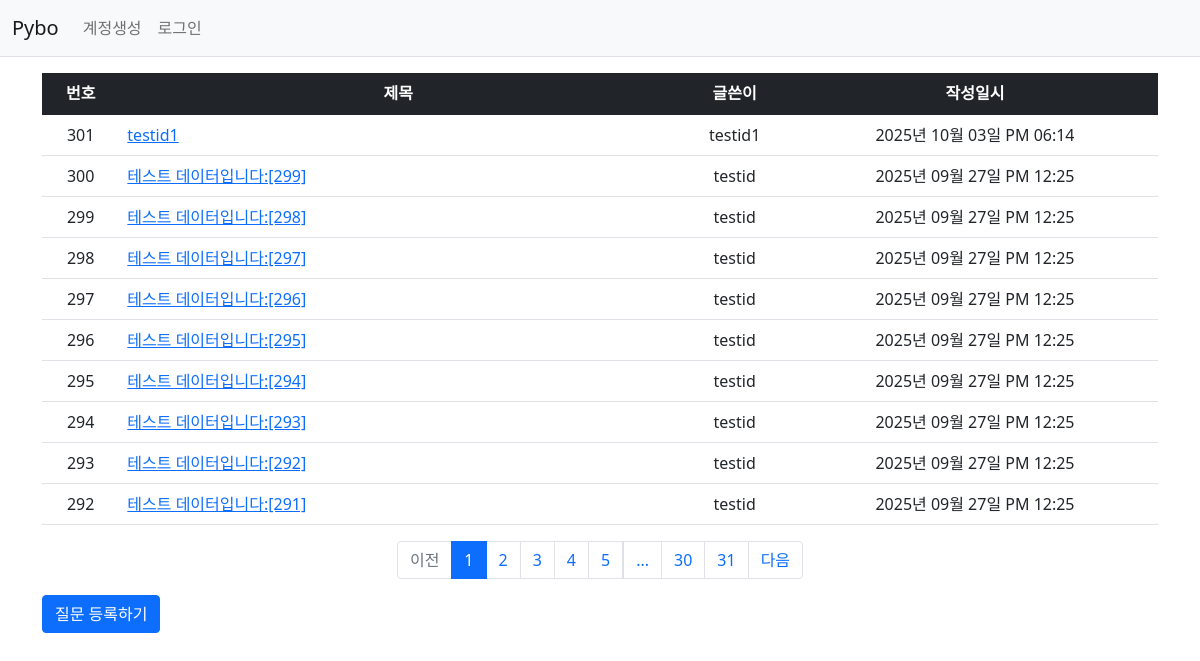
Page /question/list/ on the committed database.
### pybo/models.py (models this page shows)
class Question(db.Model):
    id = db.Column(db.Integer, primary_key=True)
    subject = db.Column(db.String(200), nullable=False)
    content = db.Column(db.Text, nullable=False)
    create_date = db.Column(db.DateTime, nullable=False)
    user_id = db.Column(db.Integer, db.ForeignKey('user.id', ondelete='CASCADE'), nullable=False)
    user = db.relationship('User', backref=db.backref('question_set'))
    modify_date = db.Column(db.DateTime, nullable=True)

class User(db.Model) :
    id = db.Column(db.Integer, primary_key=True)
    username = db.Column(db.String(150), unique=True, nullable=False)
    password = db.Column(db.String(200), nullable=False)
    email = db.Column(db.String(120), unique=True, nullable=False)

### pybo/views/question_views.py (the view)
@bp.route('/list/')
def _list():
    page = request.args.get('page', type=int, default=1) # 페이지
    question_list = Question.query.order_by(Question.create_date.desc())
    question_list = question_list.paginate(page=page, per_page=10)
    return render_template('question/question_list.html', question_list = question_list)

### pybo/filter.py (called while the page is built)
def format_datetime(value, fmt='%Y년 %m월 %d일 %p %I:%M'):
    return value.strftime(fmt)

### pybo/views/auth_views.py (called while the page is built)
@bp.before_app_request
def load_logged_in_user():
    user_id = session.get('user_id')
    if user_id is None:
        g.user = None
    else :
        g.user = User.query.get(user_id)

### pybo/templates/question/question_list.html (shortened to what this page needs)
{% extends 'base.html' %}
{% block content %}
<div class="container my-3">
    <table class="table">
        <thead>
        <tr class="text-center table-dark">
            <th>번호</th>
            <th style="width:50%">제목</th>
            <th>글쓴이</th>
            <th>작성일시</th>
        </tr>
        </thead>
        <tbody>
        {% if question_list %}
        {% for question in question_list.items %}
        <tr class="text-center">
            <td>{{ question_list.total - ((question_list.page-1)*question_list.per_page)-loop.index0 }}</td>
            <td class="text-start">
                <a href="{{ url_for('question.detail', question_id=question.id) }}">{{ question.subject }}</a>
            </td>
            <td>{{question.user.username}}</td>
            <td>{{ question.create_date|datetime }}</td>
        </tr>
        {% endfor %}
        {% else %}
        <tr>
            <td colspan="3">질문이 없습니다.</td>
        </tr>
        {% endif %}
        </tbody>
    </table>
    <ul class="pagination justify-content-center">
        {% if question_list.has_prev %}
        <li class="page-item">
            <a class="page-link" href="?page={{question_list.prev_num}}">이전</a>
        </li>
        {% else %}
        <li class="page-item disabled">
            <a class="page-link" tabindex="-1" aria-disabled="true" href="javascript:void(0)">이전</a>
        </li>
        {% endif %}
        {% for page_num in question_list.iter_pages() %}
        {% if page_num %}
        {% if page_num != question_list.page %}
        <li class="page-item">
            <a class="page-link" href="?page={{page_num}}">{{page_num}}</a>
        </li>
            {% else %}
        <li class="page-item active" aria-current="page">
            <a class="page-link" href="javascript:void(0)">{{page_num}}</a>
        </li>
        {% endif %}
        {% else %}
        <li class="disabled">
            <a class="page-link" href="javascript:void(0)">...</a>
        </li>
        {% endif %}
        {% endfor %}
        {% if question_list.has_next %}
        <li class="page-item">
            <a class="page-link" href="?page={{question_list.next_num}}">다음</a>
        </li>
        {% else %}
        <li class="page-item disabled">
            <a class="page-link" tabindex="-1" aria-disabled="true" href="javascript:void(0)">다음</a>
        </li>
        {% endif %}
    </ul>
    <a href="{{url_for('question.create')}}" class="btn btn-primary">질문 등록하기</a>
</div>
{% endblock %}

### pybo/templates/base.html (shortened to what this page needs)
<!doctype html>
<html lang="ko">
<head>
  <link rel="stylesheet" href="{{url_for('static', filename='bootstrap.min.css')}}">
  <link rel="stylesheet" href="{{url_for('static', filename='style.css')}}">
</head>
<body>
{% include "navbar.html" %}
{% block content %}
{% endblock %}
</body>
</html>

### pybo/templates/navbar.html (shortened to what this page needs)
<nav class="navbar navbar-expand-lg navbar-light bg-light border-bottom">
  <div class="container-fluid">
    <a class="navbar-brand" href="{{url_for('main.index')}}">Pybo</a>
    <div class="collapse navbar-collapse" id="navbarSupportedContent">
      {% if g.user %}
      <ul class="navbar-nav">
        <li class="nav-item">
          <a class="nav-link" href="{{url_for('auth.logout')}}">{{g.user.username}} (로그아웃)</a>
        </li>
      </ul>
      {% else %}
      <ul class="navbar-nav me-auto mb-2 mb-lg-0">
        <li class="nav-item">
          <a class="nav-link" href="{{url_for('auth.signup')}}">계정생성</a>
        </li>
        <li class="nav-item">
          <a class="nav-link" href="{{url_for('auth.login')}}">로그인</a>
        </li>
      </ul>
      {% endif %}
    </div>
  </div>
</nav>

### rows in the picture
Question: id "301", subject "testid1", user.username "testid1", create_date "2025년 10월 03일 PM 06:14"
Question: id "300", subject "테스트 데이터입니다:[299]", user.username "testid", create_date "2025년 09월 27일 PM 12:25"
Question: id "299", subject "테스트 데이터입니다:[298]", user.username "testid", create_date "2025년 09월 27일 PM 12:25"
Question: id "298", subject "테스트 데이터입니다:[297]", user.username "testid", create_date "2025년 09월 27일 PM 12:25"
Question: id "297", subject "테스트 데이터입니다:[296]", user.username "testid", create_date "2025년 09월 27일 PM 12:25"
Question: id "296", subject "테스트 데이터입니다:[295]", user.username "testid", create_date "2025년 09월 27일 PM 12:25"
Question: id "295", subject "테스트 데이터입니다:[294]", user.username "testid", create_date "2025년 09월 27일 PM 12:25"
Question: id "294", subject "테스트 데이터입니다:[293]", user.username "testid", create_date "2025년 09월 27일 PM 12:25"
Question: id "293", subject "테스트 데이터입니다:[292]", user.username "testid", create_date "2025년 09월 27일 PM 12:25"
Question: id "292", subject "테스트 데이터입니다:[291]", user.username "testid", create_date "2025년 09월 27일 PM 12:25"

### other values in the picture
{{ page_num }} "1"
{{ page_num }} "2" "3" "4" "5" "30" "31"
